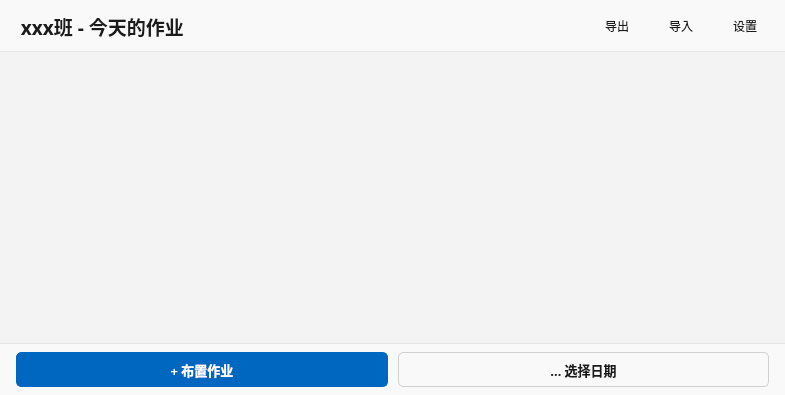
<?xml version="1.0" encoding="UTF-8"?>
<ui version="4.0">
 <class>Form</class>
 <widget class="QWidget" name="Form">
  <property name="geometry">
   <rect>
    <x>0</x>
    <y>0</y>
    <width>785</width>
    <height>395</height>
   </rect>
  </property>
  <property name="windowTitle">
   <string>Form</string>
  </property>
  <property name="styleSheet">
   <string notr="true">#Form { background-color: transparent; }</string>
  </property>
  <layout class="QVBoxLayout" name="verticalLayout">
   <property name="spacing">
    <number>0</number>
   </property>
   <property name="leftMargin">
    <number>0</number>
   </property>
   <property name="topMargin">
    <number>0</number>
   </property>
   <property name="rightMargin">
    <number>0</number>
   </property>
   <property name="bottomMargin">
    <number>0</number>
   </property>
   <item>
    <widget class="QWidget" name="widget" native="true">
     <property name="sizePolicy">
      <sizepolicy hsizetype="Preferred" vsizetype="Maximum">
       <horstretch>0</horstretch>
       <verstretch>0</verstretch>
      </sizepolicy>
     </property>
     <property name="minimumSize">
      <size>
       <width>0</width>
       <height>52</height>
      </size>
     </property>
     <property name="styleSheet">
      <string notr="true">#widget {
    background-color: #F9F9F9;
    border-bottom: 1px solid #E6E6E6;
}</string>
     </property>
     <layout class="QHBoxLayout" name="horizontalLayout_3">
      <property name="spacing">
       <number>8</number>
      </property>
      <property name="leftMargin">
       <number>16</number>
      </property>
      <property name="topMargin">
       <number>6</number>
      </property>
      <property name="rightMargin">
       <number>12</number>
      </property>
      <property name="bottomMargin">
       <number>6</number>
      </property>
      <item>
       <widget class="QLabel" name="title_text">
        <property name="sizePolicy">
         <sizepolicy hsizetype="Preferred" vsizetype="Maximum">
          <horstretch>0</horstretch>
          <verstretch>0</verstretch>
         </sizepolicy>
        </property>
        <property name="minimumSize">
         <size>
          <width>0</width>
          <height>40</height>
         </size>
        </property>
        <property name="font">
         <font>
          <family>微软雅黑</family>
          <pointsize>14</pointsize>
          <weight>75</weight>
          <bold>true</bold>
         </font>
        </property>
        <property name="styleSheet">
         <string notr="true">QLabel {
    background: transparent;
    border: none;
    color: #1B1B1B;
}</string>
        </property>
        <property name="text">
         <string> xxx班 - 今天的作业</string>
        </property>
       </widget>
      </item>
      <item>
       <widget class="QPushButton" name="export_btn">
        <property name="sizePolicy">
         <sizepolicy hsizetype="Maximum" vsizetype="Minimum">
          <horstretch>0</horstretch>
          <verstretch>0</verstretch>
         </sizepolicy>
        </property>
        <property name="minimumSize">
         <size>
          <width>56</width>
          <height>32</height>
         </size>
        </property>
        <property name="font">
         <font>
          <family>微软雅黑</family>
          <pointsize>9</pointsize>
         </font>
        </property>
        <property name="cursor">
         <cursorShape>PointingHandCursor</cursorShape>
        </property>
        <property name="styleSheet">
         <string notr="true">QPushButton {
    background-color: transparent;
    color: #1B1B1B;
    border: 1px solid transparent;
    border-radius: 5px;
    padding: 5px 14px;
}
QPushButton:hover {
    background-color: #EDEDED;
    border: 1px solid #E0E0E0;
}
QPushButton:pressed {
    background-color: #E0E0E0;
    border: 1px solid #D4D4D4;
}
QPushButton:disabled {
    color: #A6A6A6;
}</string>
        </property>
        <property name="text">
         <string>导出</string>
        </property>
       </widget>
      </item>
      <item>
       <widget class="QPushButton" name="import_btn">
        <property name="sizePolicy">
         <sizepolicy hsizetype="Maximum" vsizetype="Minimum">
          <horstretch>0</horstretch>
          <verstretch>0</verstretch>
         </sizepolicy>
        </property>
        <property name="minimumSize">
         <size>
          <width>56</width>
          <height>32</height>
         </size>
        </property>
        <property name="font">
         <font>
          <family>微软雅黑</family>
          <pointsize>9</pointsize>
         </font>
        </property>
        <property name="cursor">
         <cursorShape>PointingHandCursor</cursorShape>
        </property>
        <property name="styleSheet">
         <string notr="true">QPushButton {
    background-color: transparent;
    color: #1B1B1B;
    border: 1px solid transparent;
    border-radius: 5px;
    padding: 5px 14px;
}
QPushButton:hover {
    background-color: #EDEDED;
    border: 1px solid #E0E0E0;
}
QPushButton:pressed {
    background-color: #E0E0E0;
    border: 1px solid #D4D4D4;
}
QPushButton:disabled {
    color: #A6A6A6;
}</string>
        </property>
        <property name="text">
         <string>导入</string>
        </property>
       </widget>
      </item>
      <item>
       <widget class="QPushButton" name="setting_btn">
        <property name="sizePolicy">
         <sizepolicy hsizetype="Maximum" vsizetype="Minimum">
          <horstretch>0</horstretch>
          <verstretch>0</verstretch>
         </sizepolicy>
        </property>
        <property name="minimumSize">
         <size>
          <width>56</width>
          <height>32</height>
         </size>
        </property>
        <property name="font">
         <font>
          <family>微软雅黑</family>
          <pointsize>9</pointsize>
         </font>
        </property>
        <property name="cursor">
         <cursorShape>PointingHandCursor</cursorShape>
        </property>
        <property name="styleSheet">
         <string notr="true">QPushButton {
    background-color: transparent;
    color: #1B1B1B;
    border: 1px solid transparent;
    border-radius: 5px;
    padding: 5px 14px;
}
QPushButton:hover {
    background-color: #EDEDED;
    border: 1px solid #E0E0E0;
}
QPushButton:pressed {
    background-color: #E0E0E0;
    border: 1px solid #D4D4D4;
}
QPushButton:disabled {
    color: #A6A6A6;
}</string>
        </property>
        <property name="text">
         <string>设置</string>
        </property>
       </widget>
      </item>
     </layout>
    </widget>
   </item>
   <item>
    <widget class="QFrame" name="blocksframe">
     <property name="styleSheet">
      <string notr="true">#blocksframe {
    background-color: #F3F3F3;
    border: none;
}</string>
     </property>
     <property name="frameShape">
      <enum>QFrame::NoFrame</enum>
     </property>
     <layout class="QVBoxLayout" name="verticalLayout_2">
      <property name="leftMargin">
       <number>0</number>
      </property>
      <property name="topMargin">
       <number>0</number>
      </property>
      <property name="rightMargin">
       <number>0</number>
      </property>
      <property name="bottomMargin">
       <number>0</number>
      </property>
      <item>
       <layout class="QGridLayout" name="block_grid">
        <property name="leftMargin">
         <number>8</number>
        </property>
        <property name="topMargin">
         <number>8</number>
        </property>
        <property name="rightMargin">
         <number>8</number>
        </property>
        <property name="bottomMargin">
         <number>8</number>
        </property>
        <property name="spacing">
         <number>0</number>
        </property>
       </layout>
      </item>
     </layout>
    </widget>
   </item>
   <item>
    <widget class="QFrame" name="tool_kit_bar">
     <property name="sizePolicy">
      <sizepolicy hsizetype="Preferred" vsizetype="Maximum">
       <horstretch>0</horstretch>
       <verstretch>0</verstretch>
      </sizepolicy>
     </property>
     <property name="minimumSize">
      <size>
       <width>0</width>
       <height>52</height>
      </size>
     </property>
     <property name="styleSheet">
      <string notr="true">#tool_kit_bar {
    background-color: #F9F9F9;
    border-top: 1px solid #E6E6E6;
}</string>
     </property>
     <property name="frameShape">
      <enum>QFrame::NoFrame</enum>
     </property>
     <layout class="QHBoxLayout" name="horizontalLayout">
      <property name="spacing">
       <number>10</number>
      </property>
      <property name="leftMargin">
       <number>16</number>
      </property>
      <property name="topMargin">
       <number>8</number>
      </property>
      <property name="rightMargin">
       <number>16</number>
      </property>
      <property name="bottomMargin">
       <number>8</number>
      </property>
      <item>
       <widget class="QPushButton" name="add_block_btn">
        <property name="sizePolicy">
         <sizepolicy hsizetype="Minimum" vsizetype="Minimum">
          <horstretch>0</horstretch>
          <verstretch>0</verstretch>
         </sizepolicy>
        </property>
        <property name="font">
         <font>
          <family>微软雅黑</family>
          <pointsize>10</pointsize>
          <weight>75</weight>
          <bold>true</bold>
         </font>
        </property>
        <property name="cursor">
         <cursorShape>PointingHandCursor</cursorShape>
        </property>
        <property name="styleSheet">
         <string notr="true">QPushButton {
    background-color: #0067C0;
    color: #FFFFFF;
    border: 1px solid #0067C0;
    border-radius: 5px;
    padding: 6px 18px;
}
QPushButton:hover {
    background-color: #1976C8;
    border: 1px solid #1976C8;
}
QPushButton:pressed {
    background-color: #005A9E;
    border: 1px solid #005A9E;
}
QPushButton:disabled {
    background-color: #C9C9C9;
    border: 1px solid #C9C9C9;
    color: #FFFFFF;
}</string>
        </property>
        <property name="text">
         <string>+ 布置作业</string>
        </property>
       </widget>
      </item>
      <item>
       <widget class="QPushButton" name="choose_date_btn">
        <property name="sizePolicy">
         <sizepolicy hsizetype="Minimum" vsizetype="Minimum">
          <horstretch>0</horstretch>
          <verstretch>0</verstretch>
         </sizepolicy>
        </property>
        <property name="font">
         <font>
          <family>微软雅黑</family>
          <pointsize>10</pointsize>
          <weight>75</weight>
          <bold>true</bold>
         </font>
        </property>
        <property name="cursor">
         <cursorShape>PointingHandCursor</cursorShape>
        </property>
        <property name="styleSheet">
         <string notr="true">QPushButton {
    background-color: transparent;
    color: #1B1B1B;
    border: 1px solid #D0D0D0;
    border-radius: 5px;
    padding: 6px 18px;
}
QPushButton:hover {
    background-color: #EDEDED;
    border: 1px solid #C4C4C4;
}
QPushButton:pressed {
    background-color: #E1E1E1;
    border: 1px solid #C4C4C4;
}
QPushButton:disabled {
    color: #A6A6A6;
    border: 1px solid #E0E0E0;
}</string>
        </property>
        <property name="text">
         <string>… 选择日期</string>
        </property>
       </widget>
      </item>
     </layout>
    </widget>
   </item>
  </layout>
 </widget>
 <resources/>
 <connections/>
</ui>
